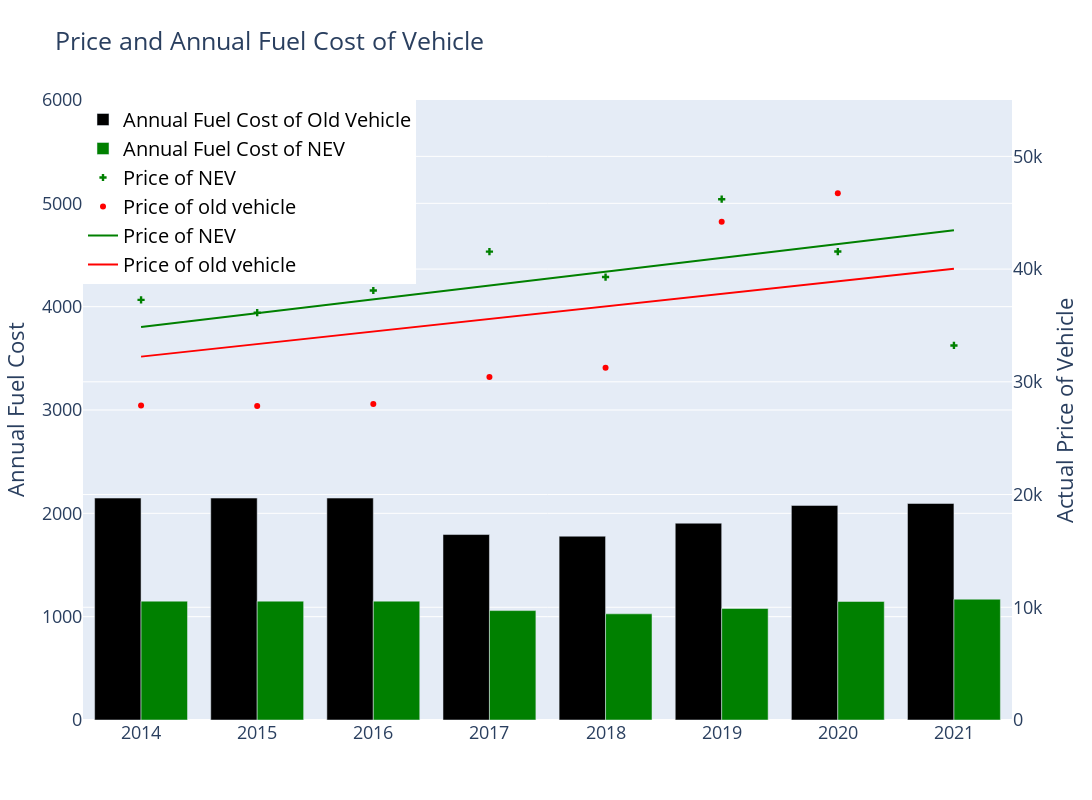

The code cell stored with this chart in its notebook:
### Code cell
trace0 = go.Bar(x=stacked["Year"], 
                y=stacked['cost_of_gas'], 
                name="Annual Fuel Cost of Old Vehicle", 
                marker_color='black')
trace1 = go.Bar(x=stacked["Year"], 
                y=stacked['Avg_NE'], 
                name="Annual Fuel Cost of NEV",
                marker_color='green')
trace2 = go.Scatter(x=NEV["Year"], 
                    y=NEV["Price"],
                    name="Price of NEV",
                    mode = "markers", marker_color='green',
                    marker_symbol=3,yaxis="y2")
trace3 = go.Scatter(x=Not_NEV["Year"], 
                    y=Not_NEV["Price"], 
                    name="Price of old vehicle",
                    mode = "markers", 
                    marker_color='red',
                    yaxis="y2")
trace4 = go.Scatter(x=NEV["Year"], 
                    y=1226.35*NEV["Year"]+ -2.435e+06, 
                    mode = "lines",name="Price of NEV", 
                    marker_color = "green",
                    yaxis="y2")
trace5 = go.Scatter(x=Not_NEV["Year"], 
                    y=1113.26*Not_NEV["Year"]+ -2.20987e+06, 
                    mode = "lines",
                    name="Price of old vehicle", 
                    marker_color = "red",yaxis="y2")
data1 = [trace0, trace1, trace2, trace3,trace4,trace5]
layout = go.Layout(title="Price and Annual Fuel Cost of Vehicle",
                   font_size=18,
                   yaxis=dict(title="Annual Fuel Cost", range=[0, 6000]),
                   yaxis2=dict(title="Actual Price of Vehicle", overlaying='y', side="right",range=[0, 55000]),
                   legend=dict(x=0, y=1, font=dict(size=20, color="black")))
fig = go.Figure(data=data1, layout=layout)
fig.update_layout(
    width=1600,
    height=800
)
fig.show()

### Figure 1 — Plotly figure (JSON) as saved in the notebook; plotly's stock layout.template omitted (floating-point values rounded to 4 significant figures)
{"data": [{"marker": {"color": "black"}, "name": "Annual Fuel Cost of Old Vehicle", "type": "bar", "x": [2021, 2020, 2019, 2018, 2017, 2016, 2015, 2014], "y": [2095.0, 2077.0, 1905.0, 1779.0, 1795.0, 2148.0, 2148.0, 2148.0]}, {"marker": {"color": "green"}, "name": "Annual Fuel Cost of NEV", "type": "bar", "x": [2021, 2020, 2019, 2018, 2017, 2016, 2015, 2014], "y": [1169.0, 1147.0, 1079.0, 1027.0, 1059.0, 1150.0, 1150.0, 1150.0]}, {"marker": {"color": "green", "symbol": 3}, "mode": "markers", "name": "Price of NEV", "type": "scatter", "x": [2014, 2015, 2016, 2017, 2018, 2019, 2020, 2021], "y": [37270.0, 36130.0, 38100.0, 41550.0, 39290.0, 46200.0, 41560.0, 33230.0], "yaxis": "y2"}, {"marker": {"color": "red"}, "mode": "markers", "name": "Price of old vehicle", "type": "scatter", "x": [2014, 2015, 2016, 2017, 2018, 2019, 2020, 2021], "y": [27900.0, 27850.0, 28030.0, 30430.0, 31250.0, 44200.0, 46740.0, 57480.0], "yaxis": "y2"}, {"marker": {"color": "green"}, "mode": "lines", "name": "Price of NEV", "type": "scatter", "x": [2014, 2015, 2016, 2017, 2018, 2019, 2020, 2021], "y": [34870.0, 36100.0, 37320.0, 38550.0, 39770.0, 41000.0, 42227, 43450.0], "yaxis": "y2"}, {"marker": {"color": "red"}, "mode": "lines", "name": "Price of old vehicle", "type": "scatter", "x": [2014, 2015, 2016, 2017, 2018, 2019, 2020, 2021], "y": [32240.0, 33350.0, 34460.0, 35580.0, 36690.0, 37800.0, 38920.0, 40030.0], "yaxis": "y2"}], "layout": {"font": {"size": 18}, "height": 800, "legend": {"font": {"color": "black", "size": 20}, "x": 0, "y": 1}, "title": {"text": "Price and Annual Fuel Cost of Vehicle"}, "width": 1600, "xaxis": {"autorange": true, "range": [2014.0, 2022.0], "type": "linear"}, "yaxis": {"range": [0, 6000], "title": {"text": "Annual Fuel Cost"}, "type": "linear"}, "yaxis2": {"overlaying": "y", "range": [0, 55000], "side": "right", "title": {"text": "Actual Price of Vehicle"}, "type": "linear"}}}
